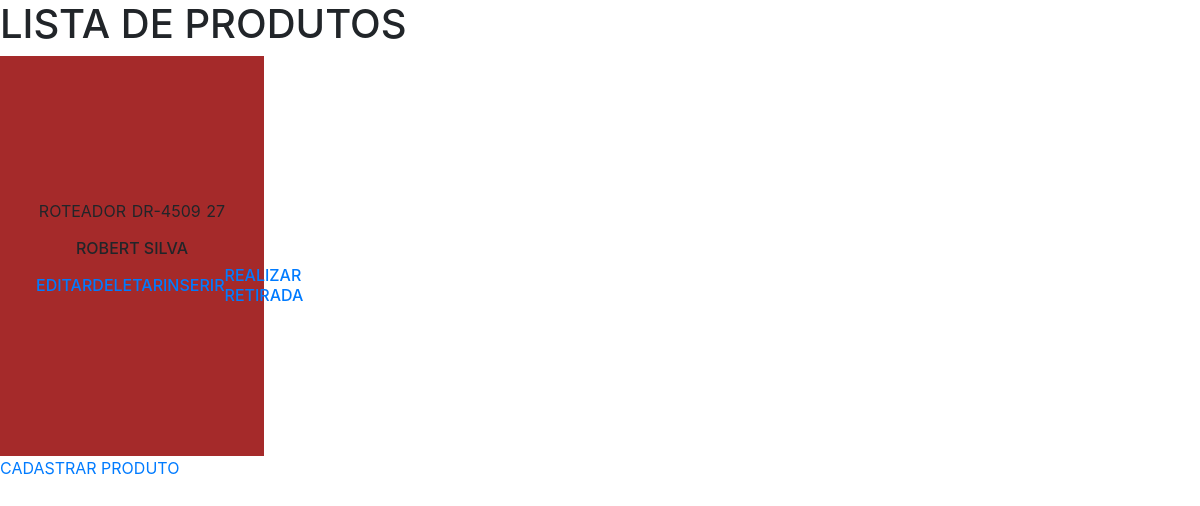
The app's page /produtoList/ (signed in), older data.
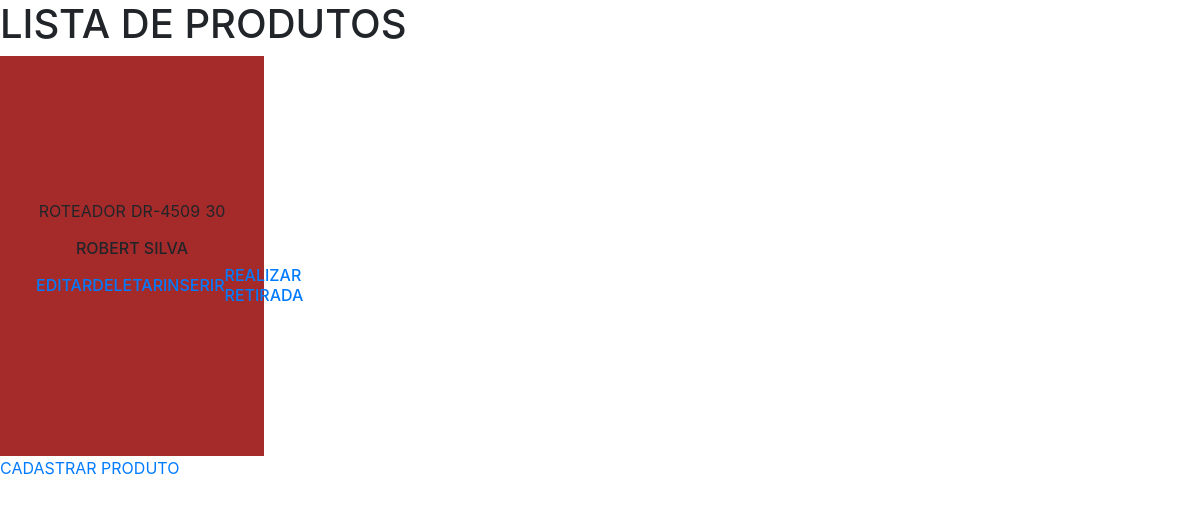
The same page, newer data.
### core/models.py (models this page shows, shortened)
class Produto(models.Model):
    modelo = models.CharField('Nome',max_length=30,blank=False)
    quantidade = models.IntegerField('Quantidade',blank=False)
    fotoUm = models.ImageField('Foto',upload_to='fotosProduto',blank=False)
    fotoDois = models.ImageField('Foto',upload_to='fotosProduto',blank=True)
    fotoTres = models.ImageField('Foto',upload_to='fotosProduto',blank=True)
    fornecedor = models.ForeignKey(Fornecedor,on_delete=models.CASCADE)
    equipamento = models.ForeignKey(TipoProduto,on_delete=models.CASCADE)

class TipoProduto(models.Model):
    nome = models.CharField('Nome',max_length=20,blank=False)
    def __str__(self):
        return self.nome.upper()

class Fornecedor(models.Model):
    nome = models.CharField('Nome', max_length=100,blank=False)
    cnpj = CNPJField(masked=True,blank=False)
    telefone = models.IntegerField('Telefone',blank=False)
    codigoPostal = models.IntegerField('CEP',blank=False)
    emailFornecedor = models.EmailField('Email',max_length=100,blank=False)
    fotoFornecedor = models.ImageField('Foto',upload_to='fornecedoresImg',null=True)
    def __str__(self):
        return self.nome.upper()

### core/views.py (the view)
# urls.py: path('produtoList/',produto_lista,name='list_produto'),
@login_required
def produto_lista(request):
    prod = Produto.objects.all()
    contexto = {
        'list_produto': prod
    }
    return render(request,'produto_lista.html',contexto)

### templates/produto_lista.html (shortened to what this page needs)
<!DOCTYPE html>
{% load static %}
<html lang="en">
  <head>
    <link rel="stylesheet" href="{% static '/css/produtoList.css' %}" />
    <link
      rel="stylesheet"
      href="https://cdn.jsdelivr.net/npm/bootstrap@4.0.0/dist/css/bootstrap.min.css"
    />
  </head>
  <body>
    <h1>LISTA DE PRODUTOS</h1>
    <div class="produtos">
      {% for prod in list_produto %}
      <div class="row1">
        <p>{{prod.equipamento | upper}}</p>
        <p>{{prod.modelo | upper}}</p>
        {%if prod.quantidade == 0 %}
        <p>Sem estoque</p>
        {% else %}
        <p>{{prod.quantidade}}</p>
        {% endif %}
      </div>
      <div class="row2">
        <h6>{{prod.fornecedor | upper}}</h6>
      </div>
      <div class="row3">
        <a href="{% url 'edit_produto' prod.id %}"><h6>EDITAR</h6></a>
        <a href="{% url 'del_produto' prod.id %}"><h6>DELETAR</h6></a>
        <a href="{% url 'entradas' prod.id %}"><h6>INSERIR </br></h6></a>
        {% if prod.quantidade == 0 %}
        {% else %}
        <a href="{% url 'retiradas' prod.id %}"><h6>REALIZAR </br> RETIRADA</h6></a>
        {% endif %}
      </div>
    </div>
    {% empty %}
    <p>Nenhum produto cadastrado</p>
    {% endfor %}
    <a href="{% url 'cad_produto' %}">CADASTRAR PRODUTO</a>
  </body>
</html>

### static/css/produtoList.css (style rules this page uses)
* { padding: 0; margin: 0; box-sizing: border-box; }
.produtos { display: flex; justify-content: center; align-items: center; width: 22vw; height: 400px; background-color: brown; flex-direction: column; }
.row1 { display: flex; flex-direction: row; width: 16vw; justify-content: space-around; align-items: center; }
.row3 { display: flex; flex-direction: row; justify-content: space-around; align-items: center; width: 16vw; }

Row changes from the older to the newer data that the page shows:
changed Produto "DR-4509": quantidade "27" → "30"
